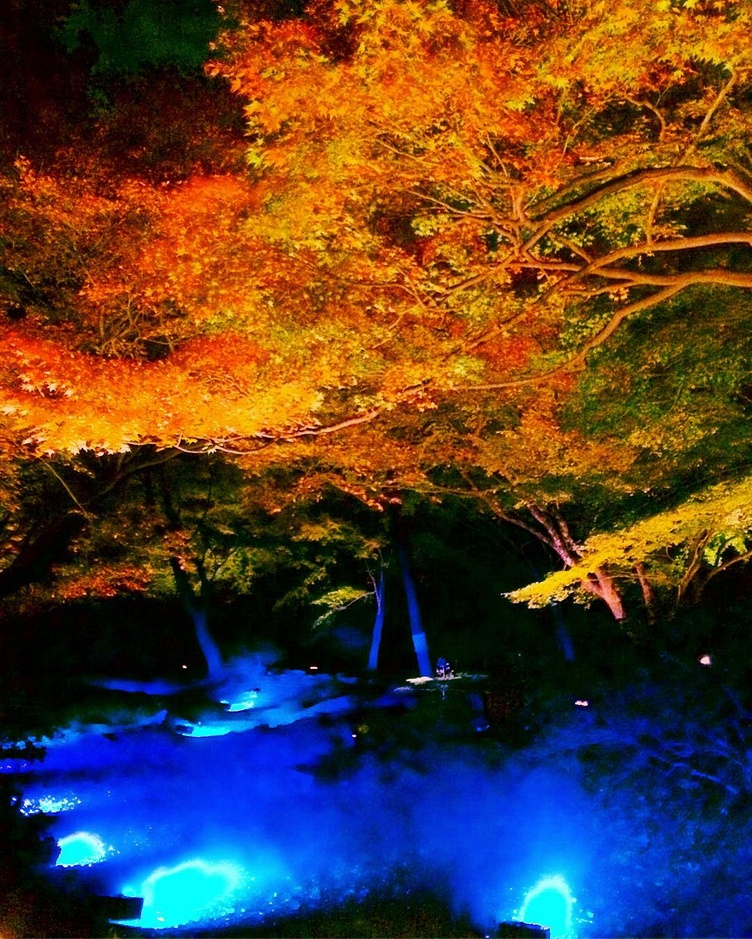
#> input picture pillow/rikugien_002.jpg, 752 x 939 px, shrunk from 1080 x 1349 before the run
$ python arrange_color_001.py
#> lines starting #> are read from the running program, lines starting #| are printed output that depends on the picture
from PIL import Image

# img = Image.open("rikugien_001.jpg")
img = Image.open("rikugien_002.jpg")
#> img is the input picture: PIL image 752x939 RGB; mean R, G, B 86.5, 62, 49.3
r, g, b = img.split()
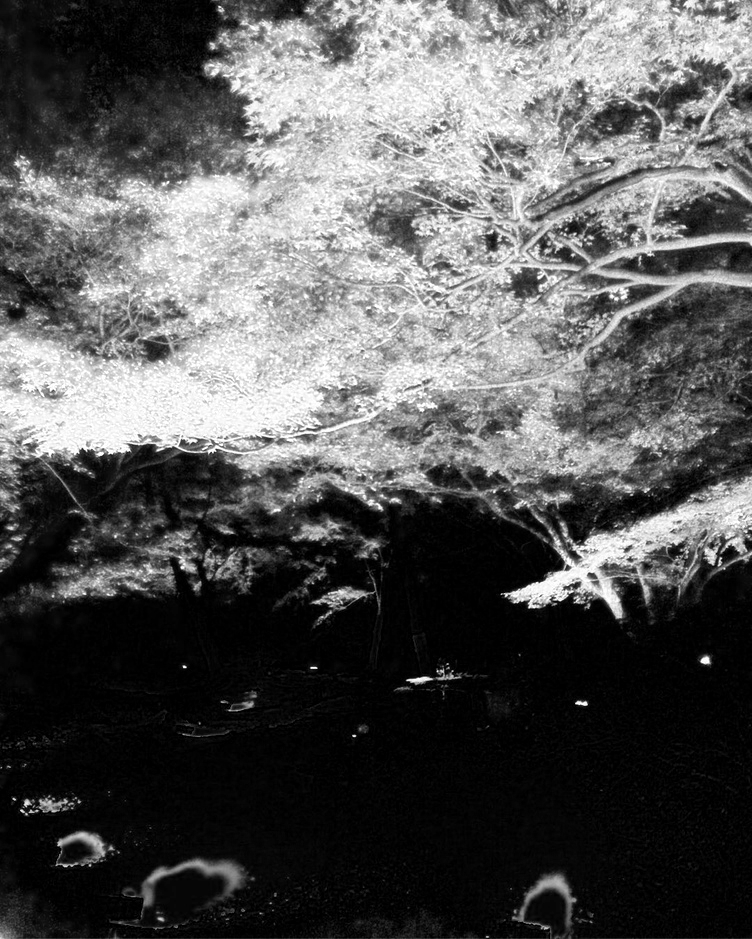
#> r: PIL image 752x939 L; min 0, max 255, mean 86.5
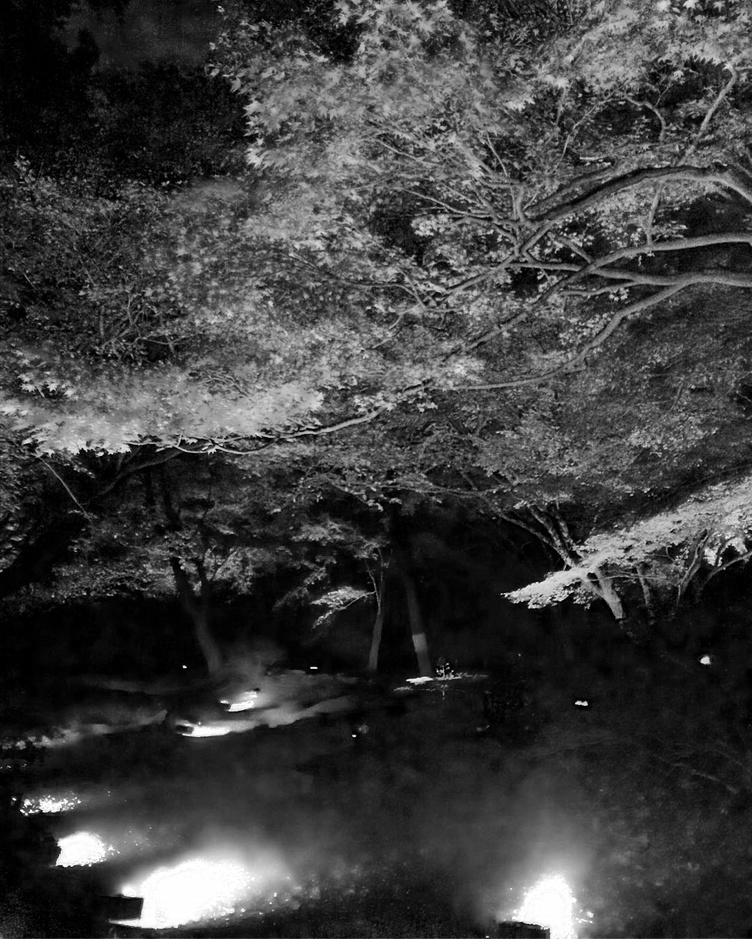
#> g: PIL image 752x939 L; min 0, max 255, mean 62
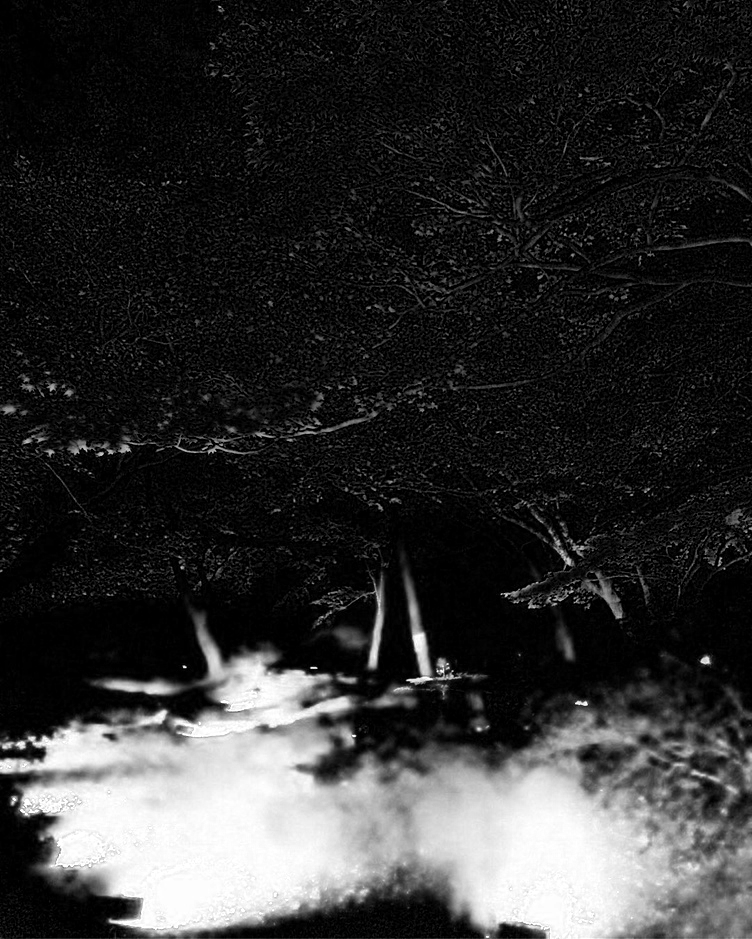
#> b: PIL image 752x939 L; min 0, max 255, mean 49.3
# img = Image.merge("RGB", (b,r,g)) # (r,g,b)
img = Image.merge("RGB", (g,r,b)) # (r,g,b)
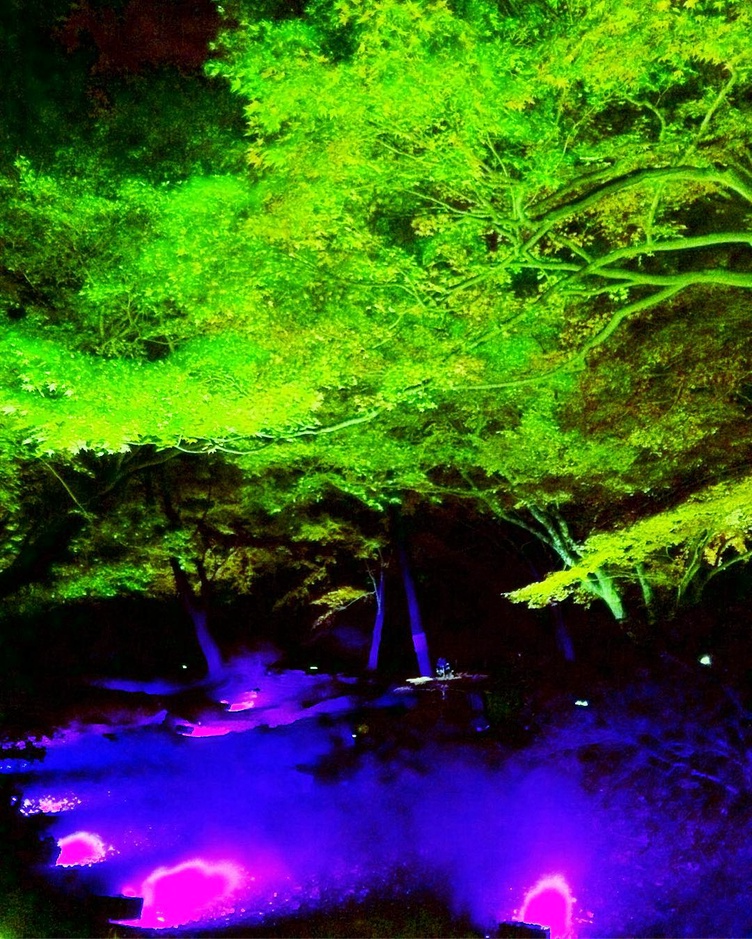
#> img: PIL image 752x939 RGB; mean R, G, B 62, 86.5, 49.3
# img.save("iwadatami_pillow.png","png")
img.save("rikugien_002.png","png")
